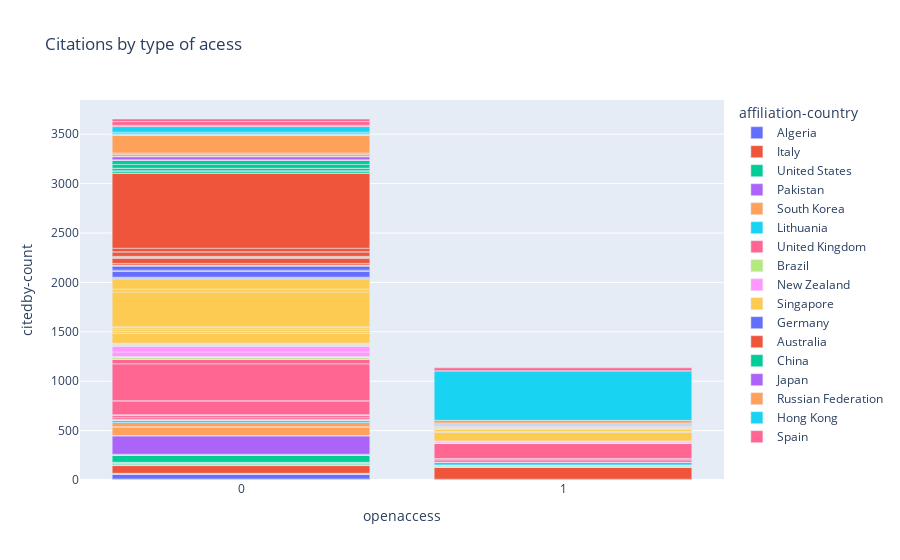

Here is the notebook cell this chart was saved with:
### Markdown cell above
### Produce desired plots

The Plotly library is an alternative to the usual matplotlib (see the documentation here: https://plotly.com/python/ )

### Code cell
fig = px.bar(scopus_api_search_db, x="openaccess", y = 'citedby-count', 
                title="Citations by type of acess",
                color='affiliation-country')
fig.update_xaxes(type='category')

### Figure 1 — Plotly figure (JSON) as saved in the notebook; plotly's stock layout.template omitted (floating-point values rounded to 4 significant figures)
{"data": [{"alignmentgroup": "True", "hovertemplate": "affiliation-country=Algeria<br>openaccess=%{x}<br>citedby-count=%{y}<extra></extra>", "legendgroup": "Algeria", "marker": {"color": "#636efa", "pattern": {"shape": ""}}, "name": "Algeria", "offsetgroup": "Algeria", "orientation": "v", "showlegend": true, "textposition": "auto", "type": "bar", "x": [0, 0, 0, 1, 0, 0, 0, 0], "xaxis": "x", "y": [0, 0, 0, 3, 4, 6, 47, 4], "yaxis": "y"}, {"alignmentgroup": "True", "hovertemplate": "affiliation-country=Italy<br>openaccess=%{x}<br>citedby-count=%{y}<extra></extra>", "legendgroup": "Italy", "marker": {"color": "#EF553B", "pattern": {"shape": ""}}, "name": "Italy", "offsetgroup": "Italy", "orientation": "v", "showlegend": true, "textposition": "auto", "type": "bar", "x": [1, 0, 0, 1, 0, 1, 0, 0], "xaxis": "x", "y": [0, 3, 4, 5, 0, 123, 78, 6], "yaxis": "y"}, {"alignmentgroup": "True", "hovertemplate": "affiliation-country=United States<br>openaccess=%{x}<br>citedby-count=%{y}<extra></extra>", "legendgroup": "United States", "marker": {"color": "#00cc96", "pattern": {"shape": ""}}, "name": "United States", "offsetgroup": "United States", "orientation": "v", "showlegend": true, "textposition": "auto", "type": "bar", "x": [1, 1, 1, 0, 0, 1, 1, 1, 0, 0, 1, 0, 0, 0, 0, 0], "xaxis": "x", "y": [0, 0, 1, 0, 2, 5, 2, 3, 1, 9, 8, 6, 4, 2, 4, 70], "yaxis": "y"}, {"alignmentgroup": "True", "hovertemplate": "affiliation-country=Pakistan<br>openaccess=%{x}<br>citedby-count=%{y}<extra></extra>", "legendgroup": "Pakistan", "marker": {"color": "#ab63fa", "pattern": {"shape": ""}}, "name": "Pakistan", "offsetgroup": "Pakistan", "orientation": "v", "showlegend": true, "textposition": "auto", "type": "bar", "x": [1, 0, 1, 0, 0, 0, 0, 0], "xaxis": "x", "y": [0, 4, 2, 1, 0, 1, 5, 186], "yaxis": "y"}, {"alignmentgroup": "True", "hovertemplate": "affiliation-country=South Korea<br>openaccess=%{x}<br>citedby-count=%{y}<extra></extra>", "legendgroup": "South Korea", "marker": {"color": "#FFA15A", "pattern": {"shape": ""}}, "name": "South Korea", "offsetgroup": "South Korea", "orientation": "v", "showlegend": true, "textposition": "auto", "type": "bar", "x": [1, 1, 0, 0, 0, 0, 0, 0], "xaxis": "x", "y": [0, 0, 2, 1, 1, 85, 3, 44], "yaxis": "y"}, {"alignmentgroup": "True", "hovertemplate": "affiliation-country=Lithuania<br>openaccess=%{x}<br>citedby-count=%{y}<extra></extra>", "legendgroup": "Lithuania", "marker": {"color": "#19d3f3", "pattern": {"shape": ""}}, "name": "Lithuania", "offsetgroup": "Lithuania", "orientation": "v", "showlegend": true, "textposition": "auto", "type": "bar", "x": [1, 1, 0, 0, 0, 1, 0, 0], "xaxis": "x", "y": [1, 0, 0, 0, 19, 25, 0, 7], "yaxis": "y"}, {"alignmentgroup": "True", "hovertemplate": "affiliation-country=United Kingdom<br>openaccess=%{x}<br>citedby-count=%{y}<extra></extra>", "legendgroup": "United Kingdom", "marker": {"color": "#FF6692", "pattern": {"shape": ""}}, "name": "United Kingdom", "offsetgroup": "United Kingdom", "orientation": "v", "showlegend": true, "textposition": "auto", "type": "bar", "x": [1, 0, 0, 0, 0, 0, 1, 0, 0, 1, 1, 0, 0, 0, 0, 1, 1, 0, 0, 0, 0, 0], "xaxis": "x", "y": [0, 0, 0, 0, 0, 0, 3, 2, 2, 22, 10, 18, 21, 4, 5, 4, 154, 139, 3, 373, 45, 2], "yaxis": "y"}, {"alignmentgroup": "True", "hovertemplate": "affiliation-country=Brazil<br>openaccess=%{x}<br>citedby-count=%{y}<extra></extra>", "legendgroup": "Brazil", "marker": {"color": "#B6E880", "pattern": {"shape": ""}}, "name": "Brazil", "offsetgroup": "Brazil", "orientation": "v", "showlegend": true, "textposition": "auto", "type": "bar", "x": [0, 1, 1, 1, 0, 0, 1, 0], "xaxis": "x", "y": [0, 0, 1, 4, 16, 4, 0, 3], "yaxis": "y"}, {"alignmentgroup": "True", "hovertemplate": "affiliation-country=New Zealand<br>openaccess=%{x}<br>citedby-count=%{y}<extra></extra>", "legendgroup": "New Zealand", "marker": {"color": "#FF97FF", "pattern": {"shape": ""}}, "name": "New Zealand", "offsetgroup": "New Zealand", "orientation": "v", "showlegend": true, "textposition": "auto", "type": "bar", "x": [1, 0, 0, 0, 1, 0, 0, 0], "xaxis": "x", "y": [0, 0, 2, 1, 12, 47, 62, 0], "yaxis": "y"}, {"alignmentgroup": "True", "hovertemplate": "affiliation-country=Singapore<br>openaccess=%{x}<br>citedby-count=%{y}<extra></extra>", "legendgroup": "Singapore", "marker": {"color": "#FECB52", "pattern": {"shape": ""}}, "name": "Singapore", "offsetgroup": "Singapore", "orientation": "v", "showlegend": true, "textposition": "auto", "type": "bar", "x": [1, 0, 1, 0, 1, 0, 0, 1, 1, 1, 0, 1, 1, 0, 1, 0, 0, 0, 0, 0, 0, 0, 0, 0], "xaxis": "x", "y": [5, 1, 3, 0, 0, 0, 8, 86, 9, 1, 8, 22, 5, 3, 10, 8, 100, 19, 22, 20, 3, 353, 30, 99], "yaxis": "y"}, {"alignmentgroup": "True", "hovertemplate": "affiliation-country=Germany<br>openaccess=%{x}<br>citedby-count=%{y}<extra></extra>", "legendgroup": "Germany", "marker": {"color": "#636efa", "pattern": {"shape": ""}}, "name": "Germany", "offsetgroup": "Germany", "orientation": "v", "showlegend": true, "textposition": "auto", "type": "bar", "x": [1, 1, 0, 1, 1, 0, 1, 1, 0, 0, 0, 0, 0, 0, 0, 0], "xaxis": "x", "y": [0, 1, 1, 0, 2, 7, 5, 1, 5, 6, 2, 57, 3, 11, 40, 6], "yaxis": "y"}, {"alignmentgroup": "True", "hovertemplate": "affiliation-country=Australia<br>openaccess=%{x}<br>citedby-count=%{y}<extra></extra>", "legendgroup": "Australia", "marker": {"color": "#EF553B", "pattern": {"shape": ""}}, "name": "Australia", "offsetgroup": "Australia", "orientation": "v", "showlegend": true, "textposition": "auto", "type": "bar", "x": [0, 0, 0, 1, 1, 0, 0, 0, 0, 0, 0, 0, 0, 0, 0, 0], "xaxis": "x", "y": [4, 0, 0, 0, 8, 3, 15, 51, 8, 0, 7, 6, 45, 1, 36, 760], "yaxis": "y"}, {"alignmentgroup": "True", "hovertemplate": "affiliation-country=China<br>openaccess=%{x}<br>citedby-count=%{y}<extra></extra>", "legendgroup": "China", "marker": {"color": "#00cc96", "pattern": {"shape": ""}}, "name": "China", "offsetgroup": "China", "orientation": "v", "showlegend": true, "textposition": "auto", "type": "bar", "x": [0, 1, 1, 1, 1, 1, 1, 0, 0, 0, 0, 0, 0, 0, 0], "xaxis": "x", "y": [1, 1, 1, 2, 1, 7, 7, 21, 2, 1, 0, 24, 1, 38, 40], "yaxis": "y"}, {"alignmentgroup": "True", "hovertemplate": "affiliation-country=Japan<br>openaccess=%{x}<br>citedby-count=%{y}<extra></extra>", "legendgroup": "Japan", "marker": {"color": "#ab63fa", "pattern": {"shape": ""}}, "name": "Japan", "offsetgroup": "Japan", "orientation": "v", "showlegend": true, "textposition": "auto", "type": "bar", "x": [0, 0, 1, 1, 0, 0, 0], "xaxis": "x", "y": [1, 0, 4, 9, 4, 3, 30], "yaxis": "y"}, {"alignmentgroup": "True", "hovertemplate": "affiliation-country=Russian Federation<br>openaccess=%{x}<br>citedby-count=%{y}<extra></extra>", "legendgroup": "Russian Federation", "marker": {"color": "#FFA15A", "pattern": {"shape": ""}}, "name": "Russian Federation", "offsetgroup": "Russian Federation", "orientation": "v", "showlegend": true, "textposition": "auto", "type": "bar", "x": [0, 1, 0, 1, 0, 0, 0], "xaxis": "x", "y": [2, 0, 2, 26, 21, 13, 181], "yaxis": "y"}, {"alignmentgroup": "True", "hovertemplate": "affiliation-country=Hong Kong<br>openaccess=%{x}<br>citedby-count=%{y}<extra></extra>", "legendgroup": "Hong Kong", "marker": {"color": "#19d3f3", "pattern": {"shape": ""}}, "name": "Hong Kong", "offsetgroup": "Hong Kong", "orientation": "v", "showlegend": true, "textposition": "auto", "type": "bar", "x": [0, 0, 0, 0, 0, 1, 0], "xaxis": "x", "y": [0, 4, 3, 6, 17, 500, 56], "yaxis": "y"}, {"alignmentgroup": "True", "hovertemplate": "affiliation-country=Spain<br>openaccess=%{x}<br>citedby-count=%{y}<extra></extra>", "legendgroup": "Spain", "marker": {"color": "#FF6692", "pattern": {"shape": ""}}, "name": "Spain", "offsetgroup": "Spain", "orientation": "v", "showlegend": true, "textposition": "auto", "type": "bar", "x": [1, 0, 0, 0, 1, 0, 0], "xaxis": "x", "y": [3, 2, 0, 11, 28, 38, 26], "yaxis": "y"}], "layout": {"barmode": "relative", "legend": {"title": {"text": "affiliation-country"}, "tracegroupgap": 0}, "title": {"text": "Citations by type of acess"}, "xaxis": {"anchor": "y", "domain": [0, 1], "title": {"text": "openaccess"}, "type": "category"}, "yaxis": {"anchor": "x", "domain": [0, 1], "title": {"text": "citedby-count"}}}}
